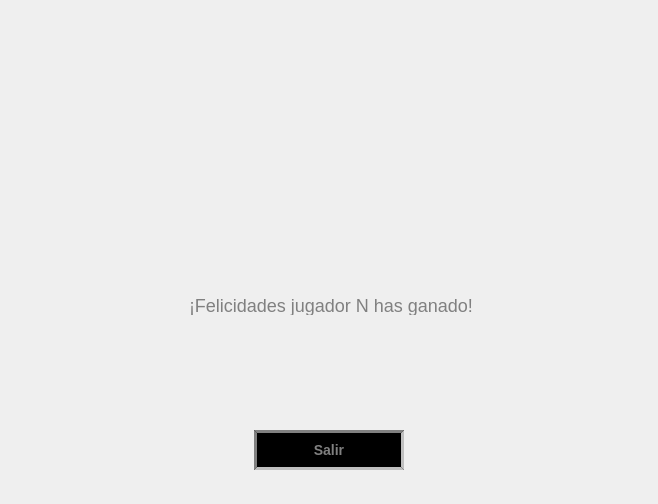
<?xml version="1.0" encoding="UTF-8"?>
<ui version="4.0">
 <class>MenuFinalizar</class>
 <widget class="QMainWindow" name="MenuFinalizar">
  <property name="geometry">
   <rect>
    <x>0</x>
    <y>0</y>
    <width>658</width>
    <height>504</height>
   </rect>
  </property>
  <property name="windowTitle">
   <string>Worms 2D</string>
  </property>
  <property name="styleSheet">
   <string notr="true">QMainWindow { 
	background-image: url(&quot;../client/vista/data/fondo.png&quot;); 
	background-position: center center;
}</string>
  </property>
  <widget class="QWidget" name="centralwidget">
   <property name="styleSheet">
    <string notr="true"/>
   </property>
   <layout class="QGridLayout" name="gridLayout">
    <item row="0" column="0">
     <widget class="QFrame" name="frame_2">
      <property name="minimumSize">
       <size>
        <width>640</width>
        <height>240</height>
       </size>
      </property>
      <property name="maximumSize">
       <size>
        <width>640</width>
        <height>240</height>
       </size>
      </property>
      <property name="styleSheet">
       <string notr="true"/>
      </property>
      <property name="frameShape">
       <enum>QFrame::NoFrame</enum>
      </property>
      <property name="frameShadow">
       <enum>QFrame::Raised</enum>
      </property>
      <widget class="QLabel" name="logo">
       <property name="geometry">
        <rect>
         <x>110</x>
         <y>8</y>
         <width>425</width>
         <height>240</height>
        </rect>
       </property>
       <property name="styleSheet">
        <string notr="true"/>
       </property>
       <property name="text">
        <string/>
       </property>
       <property name="pixmap">
        <pixmap>../client/vista/data/background-1.png</pixmap>
       </property>
       <property name="scaledContents">
        <bool>true</bool>
       </property>
      </widget>
     </widget>
    </item>
    <item row="1" column="0">
     <widget class="QFrame" name="frame">
      <property name="enabled">
       <bool>true</bool>
      </property>
      <property name="sizePolicy">
       <sizepolicy hsizetype="Preferred" vsizetype="Preferred">
        <horstretch>0</horstretch>
        <verstretch>0</verstretch>
       </sizepolicy>
      </property>
      <property name="minimumSize">
       <size>
        <width>640</width>
        <height>240</height>
       </size>
      </property>
      <property name="maximumSize">
       <size>
        <width>640</width>
        <height>240</height>
       </size>
      </property>
      <property name="styleSheet">
       <string notr="true"/>
      </property>
      <property name="frameShape">
       <enum>QFrame::NoFrame</enum>
      </property>
      <property name="frameShadow">
       <enum>QFrame::Raised</enum>
      </property>
      <widget class="QPushButton" name="salirButton">
       <property name="geometry">
        <rect>
         <x>245</x>
         <y>175</y>
         <width>150</width>
         <height>40</height>
        </rect>
       </property>
       <property name="sizePolicy">
        <sizepolicy hsizetype="Preferred" vsizetype="Preferred">
         <horstretch>0</horstretch>
         <verstretch>0</verstretch>
        </sizepolicy>
       </property>
       <property name="maximumSize">
        <size>
         <width>300</width>
         <height>300</height>
        </size>
       </property>
       <property name="styleSheet">
        <string notr="true">QPushButton {
	background-color: black;
	border-style: inset;
	border-width: 3px;
	border-color: grey;
	font: bold 14px;
	color: grey;
}

QPushButton:pressed {
	background-color: grey;
	border-style: inset;
}</string>
       </property>
       <property name="text">
        <string>Salir</string>
       </property>
      </widget>
      <widget class="QLabel" name="resultadoLabel">
       <property name="geometry">
        <rect>
         <x>180</x>
         <y>40</y>
         <width>291</width>
         <height>20</height>
        </rect>
       </property>
       <property name="styleSheet">
        <string notr="true">color: grey;
font: 18px;</string>
       </property>
       <property name="text">
        <string>¡Felicidades jugador N has ganado!</string>
       </property>
      </widget>
     </widget>
    </item>
   </layout>
  </widget>
 </widget>
 <resources/>
 <connections/>
</ui>
